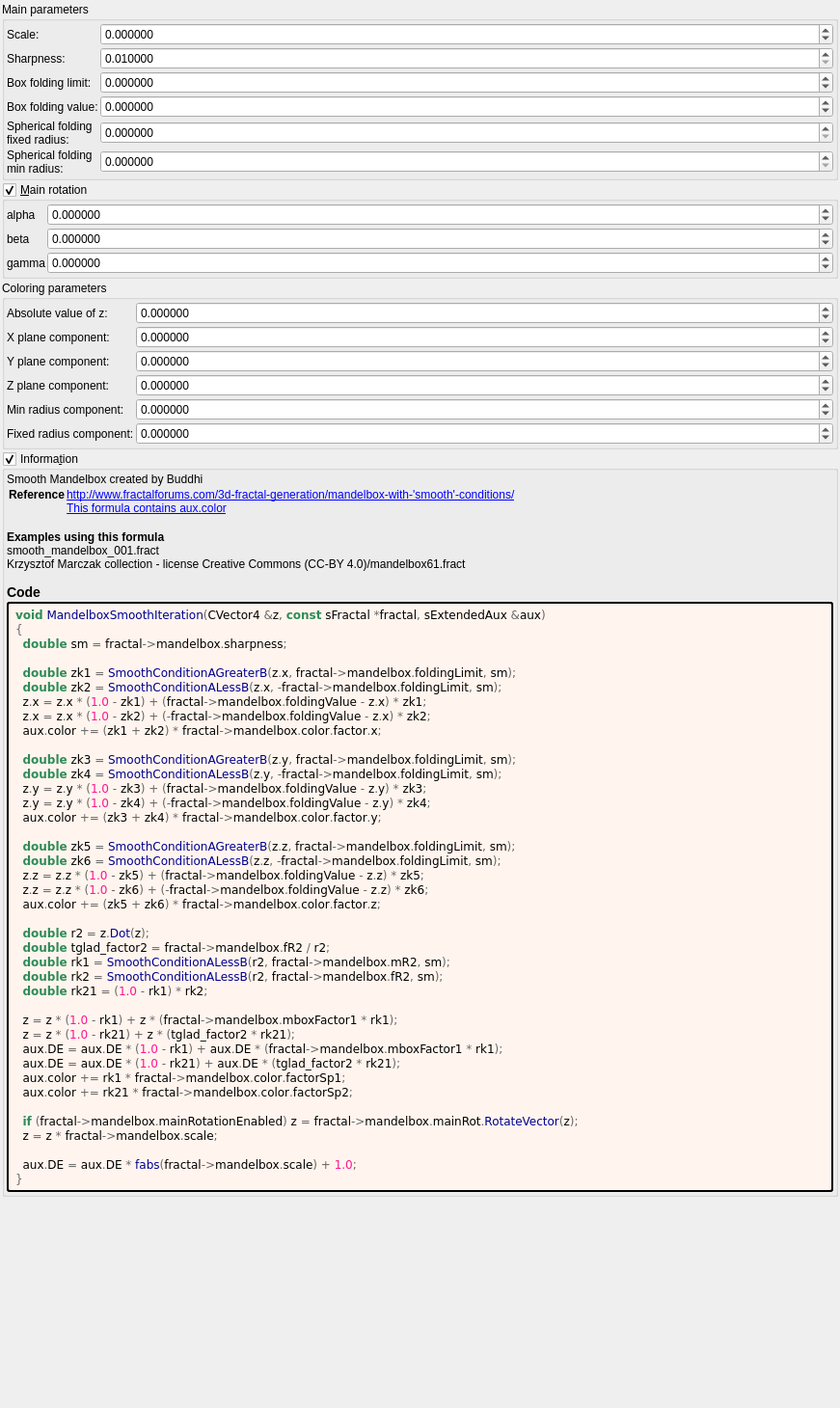
<?xml version="1.0" encoding="UTF-8"?>
<ui version="4.0">
 <class>mandelbox_smooth</class>
 <widget class="QWidget" name="Form">
  <property name="geometry">
   <rect>
    <x>0</x>
    <y>0</y>
    <width>871</width>
    <height>1460</height>
   </rect>
  </property>
  <property name="windowTitle">
   <string notr="true">mandelbox_smooth</string>
  </property>
  <layout class="QVBoxLayout" name="verticalLayout">
   <property name="spacing">
    <number>2</number>
   </property>
   <property name="leftMargin">
    <number>2</number>
   </property>
   <property name="topMargin">
    <number>2</number>
   </property>
   <property name="rightMargin">
    <number>2</number>
   </property>
   <property name="bottomMargin">
    <number>2</number>
   </property>
   <item>
    <widget class="QGroupBox" name="groupBox">
     <property name="title">
      <string>Main parameters</string>
     </property>
     <layout class="QVBoxLayout" name="verticalLayout_2">
      <property name="spacing">
       <number>2</number>
      </property>
      <property name="leftMargin">
       <number>2</number>
      </property>
      <property name="topMargin">
       <number>2</number>
      </property>
      <property name="rightMargin">
       <number>2</number>
      </property>
      <property name="bottomMargin">
       <number>2</number>
      </property>
      <item>
       <layout class="QGridLayout" name="gridLayout" columnstretch="0,1">
        <property name="spacing">
         <number>2</number>
        </property>
        <item row="3" column="1">
         <widget class="MyDoubleSpinBox" name="spinbox_mandelbox_folding_value">
          <property name="sizePolicy">
           <sizepolicy hsizetype="Minimum" vsizetype="Maximum">
            <horstretch>0</horstretch>
            <verstretch>0</verstretch>
           </sizepolicy>
          </property>
          <property name="prefix">
           <string/>
          </property>
          <property name="suffix">
           <string/>
          </property>
          <property name="decimals">
           <number>6</number>
          </property>
          <property name="minimum">
           <double>-100.000000000000000</double>
          </property>
          <property name="maximum">
           <double>100.000000000000000</double>
          </property>
          <property name="singleStep">
           <double>0.100000000000000</double>
          </property>
         </widget>
        </item>
        <item row="2" column="1">
         <widget class="MyDoubleSpinBox" name="spinbox_mandelbox_folding_limit">
          <property name="sizePolicy">
           <sizepolicy hsizetype="Minimum" vsizetype="Maximum">
            <horstretch>0</horstretch>
            <verstretch>0</verstretch>
           </sizepolicy>
          </property>
          <property name="prefix">
           <string/>
          </property>
          <property name="suffix">
           <string/>
          </property>
          <property name="decimals">
           <number>6</number>
          </property>
          <property name="minimum">
           <double>-100.000000000000000</double>
          </property>
          <property name="maximum">
           <double>100.000000000000000</double>
          </property>
          <property name="singleStep">
           <double>0.100000000000000</double>
          </property>
         </widget>
        </item>
        <item row="4" column="0">
         <widget class="QLabel" name="label_10">
          <property name="text">
           <string>Spherical folding
fixed radius:</string>
          </property>
         </widget>
        </item>
        <item row="0" column="1">
         <widget class="MyDoubleSpinBox" name="spinbox_mandelbox_scale">
          <property name="sizePolicy">
           <sizepolicy hsizetype="Minimum" vsizetype="Maximum">
            <horstretch>0</horstretch>
            <verstretch>0</verstretch>
           </sizepolicy>
          </property>
          <property name="prefix">
           <string/>
          </property>
          <property name="suffix">
           <string/>
          </property>
          <property name="decimals">
           <number>6</number>
          </property>
          <property name="minimum">
           <double>-100.000000000000000</double>
          </property>
          <property name="maximum">
           <double>100.000000000000000</double>
          </property>
          <property name="singleStep">
           <double>0.100000000000000</double>
          </property>
         </widget>
        </item>
        <item row="0" column="0">
         <widget class="QLabel" name="label_7">
          <property name="text">
           <string>Scale:</string>
          </property>
         </widget>
        </item>
        <item row="3" column="0">
         <widget class="QLabel" name="label_9">
          <property name="text">
           <string>Box folding value:</string>
          </property>
         </widget>
        </item>
        <item row="2" column="0">
         <widget class="QLabel" name="label_8">
          <property name="text">
           <string>Box folding limit:</string>
          </property>
         </widget>
        </item>
        <item row="4" column="1">
         <widget class="MyDoubleSpinBox" name="spinbox_mandelbox_folding_fixed_radius">
          <property name="sizePolicy">
           <sizepolicy hsizetype="Minimum" vsizetype="Maximum">
            <horstretch>0</horstretch>
            <verstretch>0</verstretch>
           </sizepolicy>
          </property>
          <property name="prefix">
           <string/>
          </property>
          <property name="suffix">
           <string/>
          </property>
          <property name="decimals">
           <number>6</number>
          </property>
          <property name="minimum">
           <double>0.000000000000000</double>
          </property>
          <property name="maximum">
           <double>99.998999999999995</double>
          </property>
          <property name="singleStep">
           <double>0.100000000000000</double>
          </property>
         </widget>
        </item>
        <item row="1" column="0">
         <widget class="QLabel" name="label_12">
          <property name="text">
           <string>Sharpness:</string>
          </property>
         </widget>
        </item>
        <item row="5" column="0">
         <widget class="QLabel" name="label_11">
          <property name="text">
           <string>Spherical folding
min radius:</string>
          </property>
         </widget>
        </item>
        <item row="5" column="1">
         <widget class="MyDoubleSpinBox" name="spinbox_mandelbox_folding_min_radius">
          <property name="sizePolicy">
           <sizepolicy hsizetype="Minimum" vsizetype="Maximum">
            <horstretch>0</horstretch>
            <verstretch>0</verstretch>
           </sizepolicy>
          </property>
          <property name="prefix">
           <string/>
          </property>
          <property name="suffix">
           <string/>
          </property>
          <property name="decimals">
           <number>6</number>
          </property>
          <property name="minimum">
           <double>0.000000000000000</double>
          </property>
          <property name="maximum">
           <double>99.998999999999995</double>
          </property>
          <property name="singleStep">
           <double>0.100000000000000</double>
          </property>
         </widget>
        </item>
        <item row="1" column="1">
         <widget class="MyDoubleSpinBox" name="spinbox_mandelbox_sharpness">
          <property name="sizePolicy">
           <sizepolicy hsizetype="Minimum" vsizetype="Maximum">
            <horstretch>0</horstretch>
            <verstretch>0</verstretch>
           </sizepolicy>
          </property>
          <property name="prefix">
           <string/>
          </property>
          <property name="suffix">
           <string/>
          </property>
          <property name="decimals">
           <number>6</number>
          </property>
          <property name="minimum">
           <double>0.010000000000000</double>
          </property>
          <property name="maximum">
           <double>100.000000000000000</double>
          </property>
          <property name="singleStep">
           <double>0.100000000000000</double>
          </property>
         </widget>
        </item>
       </layout>
      </item>
     </layout>
    </widget>
   </item>
   <item>
    <widget class="MyGroupBox" name="groupCheck_mandelbox_main_rotation_enabled">
     <property name="title">
      <string>&amp;Main rotation</string>
     </property>
     <property name="checkable">
      <bool>true</bool>
     </property>
     <layout class="QVBoxLayout" name="verticalLayout_3" stretch="0">
      <property name="spacing">
       <number>2</number>
      </property>
      <property name="leftMargin">
       <number>2</number>
      </property>
      <property name="topMargin">
       <number>2</number>
      </property>
      <property name="rightMargin">
       <number>2</number>
      </property>
      <property name="bottomMargin">
       <number>2</number>
      </property>
      <item>
       <layout class="QGridLayout" name="gridLayout_2" columnstretch="0,1">
        <property name="spacing">
         <number>2</number>
        </property>
        <item row="1" column="1">
         <widget class="MyDoubleSpinBox" name="spinboxd3_mandelbox_rotation_main_y">
          <property name="sizePolicy">
           <sizepolicy hsizetype="Minimum" vsizetype="Maximum">
            <horstretch>0</horstretch>
            <verstretch>0</verstretch>
           </sizepolicy>
          </property>
          <property name="prefix">
           <string/>
          </property>
          <property name="suffix">
           <string/>
          </property>
          <property name="decimals">
           <number>6</number>
          </property>
          <property name="minimum">
           <double>-36000.000000000000000</double>
          </property>
          <property name="maximum">
           <double>36000.000000000000000</double>
          </property>
          <property name="singleStep">
           <double>1.000000000000000</double>
          </property>
         </widget>
        </item>
        <item row="2" column="1">
         <widget class="MyDoubleSpinBox" name="spinboxd3_mandelbox_rotation_main_z">
          <property name="sizePolicy">
           <sizepolicy hsizetype="Minimum" vsizetype="Maximum">
            <horstretch>0</horstretch>
            <verstretch>0</verstretch>
           </sizepolicy>
          </property>
          <property name="prefix">
           <string/>
          </property>
          <property name="suffix">
           <string/>
          </property>
          <property name="decimals">
           <number>6</number>
          </property>
          <property name="minimum">
           <double>-36000.000000000000000</double>
          </property>
          <property name="maximum">
           <double>36000.000000000000000</double>
          </property>
          <property name="singleStep">
           <double>1.000000000000000</double>
          </property>
         </widget>
        </item>
        <item row="0" column="1">
         <widget class="MyDoubleSpinBox" name="spinboxd3_mandelbox_rotation_main_x">
          <property name="sizePolicy">
           <sizepolicy hsizetype="Minimum" vsizetype="Maximum">
            <horstretch>0</horstretch>
            <verstretch>0</verstretch>
           </sizepolicy>
          </property>
          <property name="prefix">
           <string/>
          </property>
          <property name="suffix">
           <string/>
          </property>
          <property name="decimals">
           <number>6</number>
          </property>
          <property name="minimum">
           <double>-36000.000000000000000</double>
          </property>
          <property name="maximum">
           <double>36000.000000000000000</double>
          </property>
          <property name="singleStep">
           <double>1.000000000000000</double>
          </property>
         </widget>
        </item>
        <item row="2" column="0">
         <widget class="QLabel" name="label_15">
          <property name="text">
           <string notr="true">gamma</string>
          </property>
         </widget>
        </item>
        <item row="0" column="0">
         <widget class="QLabel" name="label_13">
          <property name="text">
           <string notr="true">alpha</string>
          </property>
         </widget>
        </item>
        <item row="1" column="0">
         <widget class="QLabel" name="label_14">
          <property name="text">
           <string notr="true">beta</string>
          </property>
         </widget>
        </item>
       </layout>
      </item>
     </layout>
    </widget>
   </item>
   <item>
    <widget class="QGroupBox" name="groupBox_4">
     <property name="title">
      <string>Coloring parameters</string>
     </property>
     <layout class="QGridLayout" name="gridLayout_5">
      <property name="leftMargin">
       <number>2</number>
      </property>
      <property name="topMargin">
       <number>2</number>
      </property>
      <property name="rightMargin">
       <number>2</number>
      </property>
      <property name="bottomMargin">
       <number>2</number>
      </property>
      <property name="spacing">
       <number>2</number>
      </property>
      <item row="0" column="0">
       <layout class="QGridLayout" name="gridLayout_4" columnstretch="0,1">
        <property name="spacing">
         <number>2</number>
        </property>
        <item row="0" column="1">
         <widget class="MyDoubleSpinBox" name="spinbox_mandelbox_color_R">
          <property name="sizePolicy">
           <sizepolicy hsizetype="Minimum" vsizetype="Maximum">
            <horstretch>0</horstretch>
            <verstretch>0</verstretch>
           </sizepolicy>
          </property>
          <property name="prefix">
           <string/>
          </property>
          <property name="suffix">
           <string/>
          </property>
          <property name="decimals">
           <number>6</number>
          </property>
          <property name="minimum">
           <double>-100.000000000000000</double>
          </property>
          <property name="maximum">
           <double>100.000000000000000</double>
          </property>
          <property name="singleStep">
           <double>0.100000000000000</double>
          </property>
         </widget>
        </item>
        <item row="4" column="0">
         <widget class="QLabel" name="label_28">
          <property name="text">
           <string>Min radius component:</string>
          </property>
         </widget>
        </item>
        <item row="1" column="0">
         <widget class="QLabel" name="label_25">
          <property name="text">
           <string>X plane component:</string>
          </property>
         </widget>
        </item>
        <item row="2" column="1">
         <widget class="MyDoubleSpinBox" name="spinbox3_mandelbox_color_y">
          <property name="sizePolicy">
           <sizepolicy hsizetype="Minimum" vsizetype="Maximum">
            <horstretch>0</horstretch>
            <verstretch>0</verstretch>
           </sizepolicy>
          </property>
          <property name="prefix">
           <string/>
          </property>
          <property name="suffix">
           <string/>
          </property>
          <property name="decimals">
           <number>6</number>
          </property>
          <property name="minimum">
           <double>-100.000000000000000</double>
          </property>
          <property name="maximum">
           <double>100.000000000000000</double>
          </property>
          <property name="singleStep">
           <double>0.100000000000000</double>
          </property>
         </widget>
        </item>
        <item row="2" column="0">
         <widget class="QLabel" name="label_26">
          <property name="text">
           <string>Y plane component:</string>
          </property>
         </widget>
        </item>
        <item row="3" column="0">
         <widget class="QLabel" name="label_27">
          <property name="text">
           <string>Z plane component:</string>
          </property>
         </widget>
        </item>
        <item row="0" column="0">
         <widget class="QLabel" name="label_24">
          <property name="text">
           <string>Absolute value of z:</string>
          </property>
         </widget>
        </item>
        <item row="1" column="1">
         <widget class="MyDoubleSpinBox" name="spinbox3_mandelbox_color_x">
          <property name="sizePolicy">
           <sizepolicy hsizetype="Minimum" vsizetype="Maximum">
            <horstretch>0</horstretch>
            <verstretch>0</verstretch>
           </sizepolicy>
          </property>
          <property name="prefix">
           <string/>
          </property>
          <property name="suffix">
           <string/>
          </property>
          <property name="decimals">
           <number>6</number>
          </property>
          <property name="minimum">
           <double>-100.000000000000000</double>
          </property>
          <property name="maximum">
           <double>100.000000000000000</double>
          </property>
          <property name="singleStep">
           <double>0.100000000000000</double>
          </property>
         </widget>
        </item>
        <item row="5" column="0">
         <widget class="QLabel" name="label_29">
          <property name="text">
           <string>Fixed radius component:</string>
          </property>
         </widget>
        </item>
        <item row="5" column="1">
         <widget class="MyDoubleSpinBox" name="spinbox_mandelbox_color_Sp2">
          <property name="sizePolicy">
           <sizepolicy hsizetype="Minimum" vsizetype="Maximum">
            <horstretch>0</horstretch>
            <verstretch>0</verstretch>
           </sizepolicy>
          </property>
          <property name="prefix">
           <string/>
          </property>
          <property name="suffix">
           <string/>
          </property>
          <property name="decimals">
           <number>6</number>
          </property>
          <property name="minimum">
           <double>-100.000000000000000</double>
          </property>
          <property name="maximum">
           <double>100.000000000000000</double>
          </property>
          <property name="singleStep">
           <double>0.100000000000000</double>
          </property>
         </widget>
        </item>
        <item row="3" column="1">
         <widget class="MyDoubleSpinBox" name="spinbox3_mandelbox_color_z">
          <property name="sizePolicy">
           <sizepolicy hsizetype="Minimum" vsizetype="Maximum">
            <horstretch>0</horstretch>
            <verstretch>0</verstretch>
           </sizepolicy>
          </property>
          <property name="prefix">
           <string/>
          </property>
          <property name="suffix">
           <string/>
          </property>
          <property name="decimals">
           <number>6</number>
          </property>
          <property name="minimum">
           <double>-100.000000000000000</double>
          </property>
          <property name="maximum">
           <double>100.000000000000000</double>
          </property>
          <property name="singleStep">
           <double>0.100000000000000</double>
          </property>
         </widget>
        </item>
        <item row="4" column="1">
         <widget class="MyDoubleSpinBox" name="spinbox_mandelbox_color_Sp1">
          <property name="sizePolicy">
           <sizepolicy hsizetype="Minimum" vsizetype="Maximum">
            <horstretch>0</horstretch>
            <verstretch>0</verstretch>
           </sizepolicy>
          </property>
          <property name="prefix">
           <string/>
          </property>
          <property name="suffix">
           <string/>
          </property>
          <property name="decimals">
           <number>6</number>
          </property>
          <property name="minimum">
           <double>-100.000000000000000</double>
          </property>
          <property name="maximum">
           <double>100.000000000000000</double>
          </property>
          <property name="singleStep">
           <double>0.100000000000000</double>
          </property>
         </widget>
        </item>
       </layout>
      </item>
     </layout>
    </widget>
   </item>
   <item>
    <widget class="MyGroupBox" name="groupCheck_info">
     <property name="title">
      <string>Informa&amp;tion</string>
     </property>
     <property name="flat">
      <bool>false</bool>
     </property>
     <property name="checkable">
      <bool>true</bool>
     </property>
     <layout class="QVBoxLayout" name="verticalLayout_4">
      <property name="spacing">
       <number>2</number>
      </property>
      <property name="leftMargin">
       <number>2</number>
      </property>
      <property name="topMargin">
       <number>2</number>
      </property>
      <property name="rightMargin">
       <number>2</number>
      </property>
      <property name="bottomMargin">
       <number>2</number>
      </property>
      <item>
       <widget class="QLabel" name="label_information_general">
        <property name="text">
         <string notr="true">&lt;p&gt;Smooth Mandelbox created by Buddhi&lt;/p&gt;&lt;table&gt;
&lt;tr&gt;&lt;th&gt;Reference&lt;/th&gt;&lt;td&gt;&lt;a href=&quot;http://www.fractalforums.com/3d-fractal-generation/mandelbox-with-&#039;smooth&#039;-conditions/&quot;&gt;http://www.fractalforums.com/3d-fractal-generation/mandelbox-with-&#039;smooth&#039;-conditions/&lt;br&gt;
&lt;a href=&quot;This formula contains aux.color&quot;&gt;This formula contains aux.color&lt;br&gt;
&lt;/td&gt;&lt;/tr&gt;
&lt;/table&gt;
&lt;br&gt;&lt;b&gt;Examples using this formula&lt;/b&gt;&lt;br&gt;smooth_mandelbox_001.fract&lt;br&gt;Krzysztof Marczak collection - license Creative Commons (CC-BY 4.0)/mandelbox61.fract&lt;h3&gt;Code&lt;/h3&gt;</string>
        </property>
        <property name="wordWrap">
         <bool>true</bool>
        </property>
        <property name="openExternalLinks">
         <bool>true</bool>
        </property>
        <property name="textInteractionFlags">
         <set>Qt::LinksAccessibleByMouse|Qt::TextSelectableByMouse</set>
        </property>
       </widget>
      </item>
      <item>
       <widget class="QLabel" name="label_code_content">
        <property name="styleSheet">
         <string notr="true">border-style: outset; border-width: 2px; border-radius: 3px; border-color: black; background-color: #fff5ee; padding: 4px;</string>
        </property>
        <property name="text">
         <string notr="true">&lt;body style=&quot;background-color:#fff5ee&quot;&gt;
&lt;pre style=&quot;color:#000000; background-color:#fff5ee;  font-family:&#039;Courier New&#039;,monospace;&quot;&gt;&lt;span style=&quot;color:#2e8b57; font-weight:bold&quot;&gt;void&lt;/span&gt; &lt;span style=&quot;color:#00008f&quot;&gt;MandelboxSmoothIteration&lt;/span&gt;&lt;span style=&quot;color:#676767&quot;&gt;(&lt;/span&gt;CVector4 &lt;span style=&quot;color:#676767&quot;&gt;&amp;amp;&lt;/span&gt;z&lt;span style=&quot;color:#676767&quot;&gt;,&lt;/span&gt; &lt;span style=&quot;color:#2e8b57; font-weight:bold&quot;&gt;const&lt;/span&gt; sFractal &lt;span style=&quot;color:#676767&quot;&gt;*&lt;/span&gt;fractal&lt;span style=&quot;color:#676767&quot;&gt;,&lt;/span&gt; sExtendedAux &lt;span style=&quot;color:#676767&quot;&gt;&amp;amp;&lt;/span&gt;aux&lt;span style=&quot;color:#676767&quot;&gt;)&lt;/span&gt;
&lt;span style=&quot;color:#676767&quot;&gt;{&lt;/span&gt;
  &lt;span style=&quot;color:#2e8b57; font-weight:bold&quot;&gt;double&lt;/span&gt; sm &lt;span style=&quot;color:#676767&quot;&gt;=&lt;/span&gt; fractal&lt;span style=&quot;color:#676767&quot;&gt;-&amp;gt;&lt;/span&gt;mandelbox&lt;span style=&quot;color:#676767&quot;&gt;.&lt;/span&gt;sharpness&lt;span style=&quot;color:#676767&quot;&gt;;&lt;/span&gt;

  &lt;span style=&quot;color:#2e8b57; font-weight:bold&quot;&gt;double&lt;/span&gt; zk1 &lt;span style=&quot;color:#676767&quot;&gt;=&lt;/span&gt; &lt;span style=&quot;color:#00008f&quot;&gt;SmoothConditionAGreaterB&lt;/span&gt;&lt;span style=&quot;color:#676767&quot;&gt;(&lt;/span&gt;z&lt;span style=&quot;color:#676767&quot;&gt;.&lt;/span&gt;x&lt;span style=&quot;color:#676767&quot;&gt;,&lt;/span&gt; fractal&lt;span style=&quot;color:#676767&quot;&gt;-&amp;gt;&lt;/span&gt;mandelbox&lt;span style=&quot;color:#676767&quot;&gt;.&lt;/span&gt;foldingLimit&lt;span style=&quot;color:#676767&quot;&gt;,&lt;/span&gt; sm&lt;span style=&quot;color:#676767&quot;&gt;);&lt;/span&gt;
  &lt;span style=&quot;color:#2e8b57; font-weight:bold&quot;&gt;double&lt;/span&gt; zk2 &lt;span style=&quot;color:#676767&quot;&gt;=&lt;/span&gt; &lt;span style=&quot;color:#00008f&quot;&gt;SmoothConditionALessB&lt;/span&gt;&lt;span style=&quot;color:#676767&quot;&gt;(&lt;/span&gt;z&lt;span style=&quot;color:#676767&quot;&gt;.&lt;/span&gt;x&lt;span style=&quot;color:#676767&quot;&gt;, -&lt;/span&gt;fractal&lt;span style=&quot;color:#676767&quot;&gt;-&amp;gt;&lt;/span&gt;mandelbox&lt;span style=&quot;color:#676767&quot;&gt;.&lt;/span&gt;foldingLimit&lt;span style=&quot;color:#676767&quot;&gt;,&lt;/span&gt; sm&lt;span style=&quot;color:#676767&quot;&gt;);&lt;/span&gt;
  z&lt;span style=&quot;color:#676767&quot;&gt;.&lt;/span&gt;x &lt;span style=&quot;color:#676767&quot;&gt;=&lt;/span&gt; z&lt;span style=&quot;color:#676767&quot;&gt;.&lt;/span&gt;x &lt;span style=&quot;color:#676767&quot;&gt;* (&lt;/span&gt;&lt;span style=&quot;color:#ff1493&quot;&gt;1.0&lt;/span&gt; &lt;span style=&quot;color:#676767&quot;&gt;-&lt;/span&gt; zk1&lt;span style=&quot;color:#676767&quot;&gt;) + (&lt;/span&gt;fractal&lt;span style=&quot;color:#676767&quot;&gt;-&amp;gt;&lt;/span&gt;mandelbox&lt;span style=&quot;color:#676767&quot;&gt;.&lt;/span&gt;foldingValue &lt;span style=&quot;color:#676767&quot;&gt;-&lt;/span&gt; z&lt;span style=&quot;color:#676767&quot;&gt;.&lt;/span&gt;x&lt;span style=&quot;color:#676767&quot;&gt;) *&lt;/span&gt; zk1&lt;span style=&quot;color:#676767&quot;&gt;;&lt;/span&gt;
  z&lt;span style=&quot;color:#676767&quot;&gt;.&lt;/span&gt;x &lt;span style=&quot;color:#676767&quot;&gt;=&lt;/span&gt; z&lt;span style=&quot;color:#676767&quot;&gt;.&lt;/span&gt;x &lt;span style=&quot;color:#676767&quot;&gt;* (&lt;/span&gt;&lt;span style=&quot;color:#ff1493&quot;&gt;1.0&lt;/span&gt; &lt;span style=&quot;color:#676767&quot;&gt;-&lt;/span&gt; zk2&lt;span style=&quot;color:#676767&quot;&gt;) + (-&lt;/span&gt;fractal&lt;span style=&quot;color:#676767&quot;&gt;-&amp;gt;&lt;/span&gt;mandelbox&lt;span style=&quot;color:#676767&quot;&gt;.&lt;/span&gt;foldingValue &lt;span style=&quot;color:#676767&quot;&gt;-&lt;/span&gt; z&lt;span style=&quot;color:#676767&quot;&gt;.&lt;/span&gt;x&lt;span style=&quot;color:#676767&quot;&gt;) *&lt;/span&gt; zk2&lt;span style=&quot;color:#676767&quot;&gt;;&lt;/span&gt;
  aux&lt;span style=&quot;color:#676767&quot;&gt;.&lt;/span&gt;color &lt;span style=&quot;color:#676767&quot;&gt;+= (&lt;/span&gt;zk1 &lt;span style=&quot;color:#676767&quot;&gt;+&lt;/span&gt; zk2&lt;span style=&quot;color:#676767&quot;&gt;) *&lt;/span&gt; fractal&lt;span style=&quot;color:#676767&quot;&gt;-&amp;gt;&lt;/span&gt;mandelbox&lt;span style=&quot;color:#676767&quot;&gt;.&lt;/span&gt;color&lt;span style=&quot;color:#676767&quot;&gt;.&lt;/span&gt;factor&lt;span style=&quot;color:#676767&quot;&gt;.&lt;/span&gt;x&lt;span style=&quot;color:#676767&quot;&gt;;&lt;/span&gt;

  &lt;span style=&quot;color:#2e8b57; font-weight:bold&quot;&gt;double&lt;/span&gt; zk3 &lt;span style=&quot;color:#676767&quot;&gt;=&lt;/span&gt; &lt;span style=&quot;color:#00008f&quot;&gt;SmoothConditionAGreaterB&lt;/span&gt;&lt;span style=&quot;color:#676767&quot;&gt;(&lt;/span&gt;z&lt;span style=&quot;color:#676767&quot;&gt;.&lt;/span&gt;y&lt;span style=&quot;color:#676767&quot;&gt;,&lt;/span&gt; fractal&lt;span style=&quot;color:#676767&quot;&gt;-&amp;gt;&lt;/span&gt;mandelbox&lt;span style=&quot;color:#676767&quot;&gt;.&lt;/span&gt;foldingLimit&lt;span style=&quot;color:#676767&quot;&gt;,&lt;/span&gt; sm&lt;span style=&quot;color:#676767&quot;&gt;);&lt;/span&gt;
  &lt;span style=&quot;color:#2e8b57; font-weight:bold&quot;&gt;double&lt;/span&gt; zk4 &lt;span style=&quot;color:#676767&quot;&gt;=&lt;/span&gt; &lt;span style=&quot;color:#00008f&quot;&gt;SmoothConditionALessB&lt;/span&gt;&lt;span style=&quot;color:#676767&quot;&gt;(&lt;/span&gt;z&lt;span style=&quot;color:#676767&quot;&gt;.&lt;/span&gt;y&lt;span style=&quot;color:#676767&quot;&gt;, -&lt;/span&gt;fractal&lt;span style=&quot;color:#676767&quot;&gt;-&amp;gt;&lt;/span&gt;mandelbox&lt;span style=&quot;color:#676767&quot;&gt;.&lt;/span&gt;foldingLimit&lt;span style=&quot;color:#676767&quot;&gt;,&lt;/span&gt; sm&lt;span style=&quot;color:#676767&quot;&gt;);&lt;/span&gt;
  z&lt;span style=&quot;color:#676767&quot;&gt;.&lt;/span&gt;y &lt;span style=&quot;color:#676767&quot;&gt;=&lt;/span&gt; z&lt;span style=&quot;color:#676767&quot;&gt;.&lt;/span&gt;y &lt;span style=&quot;color:#676767&quot;&gt;* (&lt;/span&gt;&lt;span style=&quot;color:#ff1493&quot;&gt;1.0&lt;/span&gt; &lt;span style=&quot;color:#676767&quot;&gt;-&lt;/span&gt; zk3&lt;span style=&quot;color:#676767&quot;&gt;) + (&lt;/span&gt;fractal&lt;span style=&quot;color:#676767&quot;&gt;-&amp;gt;&lt;/span&gt;mandelbox&lt;span style=&quot;color:#676767&quot;&gt;.&lt;/span&gt;foldingValue &lt;span style=&quot;color:#676767&quot;&gt;-&lt;/span&gt; z&lt;span style=&quot;color:#676767&quot;&gt;.&lt;/span&gt;y&lt;span style=&quot;color:#676767&quot;&gt;) *&lt;/span&gt; zk3&lt;span style=&quot;color:#676767&quot;&gt;;&lt;/span&gt;
  z&lt;span style=&quot;color:#676767&quot;&gt;.&lt;/span&gt;y &lt;span style=&quot;color:#676767&quot;&gt;=&lt;/span&gt; z&lt;span style=&quot;color:#676767&quot;&gt;.&lt;/span&gt;y &lt;span style=&quot;color:#676767&quot;&gt;* (&lt;/span&gt;&lt;span style=&quot;color:#ff1493&quot;&gt;1.0&lt;/span&gt; &lt;span style=&quot;color:#676767&quot;&gt;-&lt;/span&gt; zk4&lt;span style=&quot;color:#676767&quot;&gt;) + (-&lt;/span&gt;fractal&lt;span style=&quot;color:#676767&quot;&gt;-&amp;gt;&lt;/span&gt;mandelbox&lt;span style=&quot;color:#676767&quot;&gt;.&lt;/span&gt;foldingValue &lt;span style=&quot;color:#676767&quot;&gt;-&lt;/span&gt; z&lt;span style=&quot;color:#676767&quot;&gt;.&lt;/span&gt;y&lt;span style=&quot;color:#676767&quot;&gt;) *&lt;/span&gt; zk4&lt;span style=&quot;color:#676767&quot;&gt;;&lt;/span&gt;
  aux&lt;span style=&quot;color:#676767&quot;&gt;.&lt;/span&gt;color &lt;span style=&quot;color:#676767&quot;&gt;+= (&lt;/span&gt;zk3 &lt;span style=&quot;color:#676767&quot;&gt;+&lt;/span&gt; zk4&lt;span style=&quot;color:#676767&quot;&gt;) *&lt;/span&gt; fractal&lt;span style=&quot;color:#676767&quot;&gt;-&amp;gt;&lt;/span&gt;mandelbox&lt;span style=&quot;color:#676767&quot;&gt;.&lt;/span&gt;color&lt;span style=&quot;color:#676767&quot;&gt;.&lt;/span&gt;factor&lt;span style=&quot;color:#676767&quot;&gt;.&lt;/span&gt;y&lt;span style=&quot;color:#676767&quot;&gt;;&lt;/span&gt;

  &lt;span style=&quot;color:#2e8b57; font-weight:bold&quot;&gt;double&lt;/span&gt; zk5 &lt;span style=&quot;color:#676767&quot;&gt;=&lt;/span&gt; &lt;span style=&quot;color:#00008f&quot;&gt;SmoothConditionAGreaterB&lt;/span&gt;&lt;span style=&quot;color:#676767&quot;&gt;(&lt;/span&gt;z&lt;span style=&quot;color:#676767&quot;&gt;.&lt;/span&gt;z&lt;span style=&quot;color:#676767&quot;&gt;,&lt;/span&gt; fractal&lt;span style=&quot;color:#676767&quot;&gt;-&amp;gt;&lt;/span&gt;mandelbox&lt;span style=&quot;color:#676767&quot;&gt;.&lt;/span&gt;foldingLimit&lt;span style=&quot;color:#676767&quot;&gt;,&lt;/span&gt; sm&lt;span style=&quot;color:#676767&quot;&gt;);&lt;/span&gt;
  &lt;span style=&quot;color:#2e8b57; font-weight:bold&quot;&gt;double&lt;/span&gt; zk6 &lt;span style=&quot;color:#676767&quot;&gt;=&lt;/span&gt; &lt;span style=&quot;color:#00008f&quot;&gt;SmoothConditionALessB&lt;/span&gt;&lt;span style=&quot;color:#676767&quot;&gt;(&lt;/span&gt;z&lt;span style=&quot;color:#676767&quot;&gt;.&lt;/span&gt;z&lt;span style=&quot;color:#676767&quot;&gt;, -&lt;/span&gt;fractal&lt;span style=&quot;color:#676767&quot;&gt;-&amp;gt;&lt;/span&gt;mandelbox&lt;span style=&quot;color:#676767&quot;&gt;.&lt;/span&gt;foldingLimit&lt;span style=&quot;color:#676767&quot;&gt;,&lt;/span&gt; sm&lt;span style=&quot;color:#676767&quot;&gt;);&lt;/span&gt;
  z&lt;span style=&quot;color:#676767&quot;&gt;.&lt;/span&gt;z &lt;span style=&quot;color:#676767&quot;&gt;=&lt;/span&gt; z&lt;span style=&quot;color:#676767&quot;&gt;.&lt;/span&gt;z &lt;span style=&quot;color:#676767&quot;&gt;* (&lt;/span&gt;&lt;span style=&quot;color:#ff1493&quot;&gt;1.0&lt;/span&gt; &lt;span style=&quot;color:#676767&quot;&gt;-&lt;/span&gt; zk5&lt;span style=&quot;color:#676767&quot;&gt;) + (&lt;/span&gt;fractal&lt;span style=&quot;color:#676767&quot;&gt;-&amp;gt;&lt;/span&gt;mandelbox&lt;span style=&quot;color:#676767&quot;&gt;.&lt;/span&gt;foldingValue &lt;span style=&quot;color:#676767&quot;&gt;-&lt;/span&gt; z&lt;span style=&quot;color:#676767&quot;&gt;.&lt;/span&gt;z&lt;span style=&quot;color:#676767&quot;&gt;) *&lt;/span&gt; zk5&lt;span style=&quot;color:#676767&quot;&gt;;&lt;/span&gt;
  z&lt;span style=&quot;color:#676767&quot;&gt;.&lt;/span&gt;z &lt;span style=&quot;color:#676767&quot;&gt;=&lt;/span&gt; z&lt;span style=&quot;color:#676767&quot;&gt;.&lt;/span&gt;z &lt;span style=&quot;color:#676767&quot;&gt;* (&lt;/span&gt;&lt;span style=&quot;color:#ff1493&quot;&gt;1.0&lt;/span&gt; &lt;span style=&quot;color:#676767&quot;&gt;-&lt;/span&gt; zk6&lt;span style=&quot;color:#676767&quot;&gt;) + (-&lt;/span&gt;fractal&lt;span style=&quot;color:#676767&quot;&gt;-&amp;gt;&lt;/span&gt;mandelbox&lt;span style=&quot;color:#676767&quot;&gt;.&lt;/span&gt;foldingValue &lt;span style=&quot;color:#676767&quot;&gt;-&lt;/span&gt; z&lt;span style=&quot;color:#676767&quot;&gt;.&lt;/span&gt;z&lt;span style=&quot;color:#676767&quot;&gt;) *&lt;/span&gt; zk6&lt;span style=&quot;color:#676767&quot;&gt;;&lt;/span&gt;
  aux&lt;span style=&quot;color:#676767&quot;&gt;.&lt;/span&gt;color &lt;span style=&quot;color:#676767&quot;&gt;+= (&lt;/span&gt;zk5 &lt;span style=&quot;color:#676767&quot;&gt;+&lt;/span&gt; zk6&lt;span style=&quot;color:#676767&quot;&gt;) *&lt;/span&gt; fractal&lt;span style=&quot;color:#676767&quot;&gt;-&amp;gt;&lt;/span&gt;mandelbox&lt;span style=&quot;color:#676767&quot;&gt;.&lt;/span&gt;color&lt;span style=&quot;color:#676767&quot;&gt;.&lt;/span&gt;factor&lt;span style=&quot;color:#676767&quot;&gt;.&lt;/span&gt;z&lt;span style=&quot;color:#676767&quot;&gt;;&lt;/span&gt;

  &lt;span style=&quot;color:#2e8b57; font-weight:bold&quot;&gt;double&lt;/span&gt; r2 &lt;span style=&quot;color:#676767&quot;&gt;=&lt;/span&gt; z&lt;span style=&quot;color:#676767&quot;&gt;.&lt;/span&gt;&lt;span style=&quot;color:#00008f&quot;&gt;Dot&lt;/span&gt;&lt;span style=&quot;color:#676767&quot;&gt;(&lt;/span&gt;z&lt;span style=&quot;color:#676767&quot;&gt;);&lt;/span&gt;
  &lt;span style=&quot;color:#2e8b57; font-weight:bold&quot;&gt;double&lt;/span&gt; tglad_factor2 &lt;span style=&quot;color:#676767&quot;&gt;=&lt;/span&gt; fractal&lt;span style=&quot;color:#676767&quot;&gt;-&amp;gt;&lt;/span&gt;mandelbox&lt;span style=&quot;color:#676767&quot;&gt;.&lt;/span&gt;fR2 &lt;span style=&quot;color:#676767&quot;&gt;/&lt;/span&gt; r2&lt;span style=&quot;color:#676767&quot;&gt;;&lt;/span&gt;
  &lt;span style=&quot;color:#2e8b57; font-weight:bold&quot;&gt;double&lt;/span&gt; rk1 &lt;span style=&quot;color:#676767&quot;&gt;=&lt;/span&gt; &lt;span style=&quot;color:#00008f&quot;&gt;SmoothConditionALessB&lt;/span&gt;&lt;span style=&quot;color:#676767&quot;&gt;(&lt;/span&gt;r2&lt;span style=&quot;color:#676767&quot;&gt;,&lt;/span&gt; fractal&lt;span style=&quot;color:#676767&quot;&gt;-&amp;gt;&lt;/span&gt;mandelbox&lt;span style=&quot;color:#676767&quot;&gt;.&lt;/span&gt;mR2&lt;span style=&quot;color:#676767&quot;&gt;,&lt;/span&gt; sm&lt;span style=&quot;color:#676767&quot;&gt;);&lt;/span&gt;
  &lt;span style=&quot;color:#2e8b57; font-weight:bold&quot;&gt;double&lt;/span&gt; rk2 &lt;span style=&quot;color:#676767&quot;&gt;=&lt;/span&gt; &lt;span style=&quot;color:#00008f&quot;&gt;SmoothConditionALessB&lt;/span&gt;&lt;span style=&quot;color:#676767&quot;&gt;(&lt;/span&gt;r2&lt;span style=&quot;color:#676767&quot;&gt;,&lt;/span&gt; fractal&lt;span style=&quot;color:#676767&quot;&gt;-&amp;gt;&lt;/span&gt;mandelbox&lt;span style=&quot;color:#676767&quot;&gt;.&lt;/span&gt;fR2&lt;span style=&quot;color:#676767&quot;&gt;,&lt;/span&gt; sm&lt;span style=&quot;color:#676767&quot;&gt;);&lt;/span&gt;
  &lt;span style=&quot;color:#2e8b57; font-weight:bold&quot;&gt;double&lt;/span&gt; rk21 &lt;span style=&quot;color:#676767&quot;&gt;= (&lt;/span&gt;&lt;span style=&quot;color:#ff1493&quot;&gt;1.0&lt;/span&gt; &lt;span style=&quot;color:#676767&quot;&gt;-&lt;/span&gt; rk1&lt;span style=&quot;color:#676767&quot;&gt;) *&lt;/span&gt; rk2&lt;span style=&quot;color:#676767&quot;&gt;;&lt;/span&gt;

  z &lt;span style=&quot;color:#676767&quot;&gt;=&lt;/span&gt; z &lt;span style=&quot;color:#676767&quot;&gt;* (&lt;/span&gt;&lt;span style=&quot;color:#ff1493&quot;&gt;1.0&lt;/span&gt; &lt;span style=&quot;color:#676767&quot;&gt;-&lt;/span&gt; rk1&lt;span style=&quot;color:#676767&quot;&gt;) +&lt;/span&gt; z &lt;span style=&quot;color:#676767&quot;&gt;* (&lt;/span&gt;fractal&lt;span style=&quot;color:#676767&quot;&gt;-&amp;gt;&lt;/span&gt;mandelbox&lt;span style=&quot;color:#676767&quot;&gt;.&lt;/span&gt;mboxFactor1 &lt;span style=&quot;color:#676767&quot;&gt;*&lt;/span&gt; rk1&lt;span style=&quot;color:#676767&quot;&gt;);&lt;/span&gt;
  z &lt;span style=&quot;color:#676767&quot;&gt;=&lt;/span&gt; z &lt;span style=&quot;color:#676767&quot;&gt;* (&lt;/span&gt;&lt;span style=&quot;color:#ff1493&quot;&gt;1.0&lt;/span&gt; &lt;span style=&quot;color:#676767&quot;&gt;-&lt;/span&gt; rk21&lt;span style=&quot;color:#676767&quot;&gt;) +&lt;/span&gt; z &lt;span style=&quot;color:#676767&quot;&gt;* (&lt;/span&gt;tglad_factor2 &lt;span style=&quot;color:#676767&quot;&gt;*&lt;/span&gt; rk21&lt;span style=&quot;color:#676767&quot;&gt;);&lt;/span&gt;
  aux&lt;span style=&quot;color:#676767&quot;&gt;.&lt;/span&gt;DE &lt;span style=&quot;color:#676767&quot;&gt;=&lt;/span&gt; aux&lt;span style=&quot;color:#676767&quot;&gt;.&lt;/span&gt;DE &lt;span style=&quot;color:#676767&quot;&gt;* (&lt;/span&gt;&lt;span style=&quot;color:#ff1493&quot;&gt;1.0&lt;/span&gt; &lt;span style=&quot;color:#676767&quot;&gt;-&lt;/span&gt; rk1&lt;span style=&quot;color:#676767&quot;&gt;) +&lt;/span&gt; aux&lt;span style=&quot;color:#676767&quot;&gt;.&lt;/span&gt;DE &lt;span style=&quot;color:#676767&quot;&gt;* (&lt;/span&gt;fractal&lt;span style=&quot;color:#676767&quot;&gt;-&amp;gt;&lt;/span&gt;mandelbox&lt;span style=&quot;color:#676767&quot;&gt;.&lt;/span&gt;mboxFactor1 &lt;span style=&quot;color:#676767&quot;&gt;*&lt;/span&gt; rk1&lt;span style=&quot;color:#676767&quot;&gt;);&lt;/span&gt;
  aux&lt;span style=&quot;color:#676767&quot;&gt;.&lt;/span&gt;DE &lt;span style=&quot;color:#676767&quot;&gt;=&lt;/span&gt; aux&lt;span style=&quot;color:#676767&quot;&gt;.&lt;/span&gt;DE &lt;span style=&quot;color:#676767&quot;&gt;* (&lt;/span&gt;&lt;span style=&quot;color:#ff1493&quot;&gt;1.0&lt;/span&gt; &lt;span style=&quot;color:#676767&quot;&gt;-&lt;/span&gt; rk21&lt;span style=&quot;color:#676767&quot;&gt;) +&lt;/span&gt; aux&lt;span style=&quot;color:#676767&quot;&gt;.&lt;/span&gt;DE &lt;span style=&quot;color:#676767&quot;&gt;* (&lt;/span&gt;tglad_factor2 &lt;span style=&quot;color:#676767&quot;&gt;*&lt;/span&gt; rk21&lt;span style=&quot;color:#676767&quot;&gt;);&lt;/span&gt;
  aux&lt;span style=&quot;color:#676767&quot;&gt;.&lt;/span&gt;color &lt;span style=&quot;color:#676767&quot;&gt;+=&lt;/span&gt; rk1 &lt;span style=&quot;color:#676767&quot;&gt;*&lt;/span&gt; fractal&lt;span style=&quot;color:#676767&quot;&gt;-&amp;gt;&lt;/span&gt;mandelbox&lt;span style=&quot;color:#676767&quot;&gt;.&lt;/span&gt;color&lt;span style=&quot;color:#676767&quot;&gt;.&lt;/span&gt;factorSp1&lt;span style=&quot;color:#676767&quot;&gt;;&lt;/span&gt;
  aux&lt;span style=&quot;color:#676767&quot;&gt;.&lt;/span&gt;color &lt;span style=&quot;color:#676767&quot;&gt;+=&lt;/span&gt; rk21 &lt;span style=&quot;color:#676767&quot;&gt;*&lt;/span&gt; fractal&lt;span style=&quot;color:#676767&quot;&gt;-&amp;gt;&lt;/span&gt;mandelbox&lt;span style=&quot;color:#676767&quot;&gt;.&lt;/span&gt;color&lt;span style=&quot;color:#676767&quot;&gt;.&lt;/span&gt;factorSp2&lt;span style=&quot;color:#676767&quot;&gt;;&lt;/span&gt;

  &lt;span style=&quot;color:#2e8b57; font-weight:bold&quot;&gt;if&lt;/span&gt; &lt;span style=&quot;color:#676767&quot;&gt;(&lt;/span&gt;fractal&lt;span style=&quot;color:#676767&quot;&gt;-&amp;gt;&lt;/span&gt;mandelbox&lt;span style=&quot;color:#676767&quot;&gt;.&lt;/span&gt;mainRotationEnabled&lt;span style=&quot;color:#676767&quot;&gt;)&lt;/span&gt; z &lt;span style=&quot;color:#676767&quot;&gt;=&lt;/span&gt; fractal&lt;span style=&quot;color:#676767&quot;&gt;-&amp;gt;&lt;/span&gt;mandelbox&lt;span style=&quot;color:#676767&quot;&gt;.&lt;/span&gt;mainRot&lt;span style=&quot;color:#676767&quot;&gt;.&lt;/span&gt;&lt;span style=&quot;color:#00008f&quot;&gt;RotateVector&lt;/span&gt;&lt;span style=&quot;color:#676767&quot;&gt;(&lt;/span&gt;z&lt;span style=&quot;color:#676767&quot;&gt;);&lt;/span&gt;
  z &lt;span style=&quot;color:#676767&quot;&gt;=&lt;/span&gt; z &lt;span style=&quot;color:#676767&quot;&gt;*&lt;/span&gt; fractal&lt;span style=&quot;color:#676767&quot;&gt;-&amp;gt;&lt;/span&gt;mandelbox&lt;span style=&quot;color:#676767&quot;&gt;.&lt;/span&gt;scale&lt;span style=&quot;color:#676767&quot;&gt;;&lt;/span&gt;

  aux&lt;span style=&quot;color:#676767&quot;&gt;.&lt;/span&gt;DE &lt;span style=&quot;color:#676767&quot;&gt;=&lt;/span&gt; aux&lt;span style=&quot;color:#676767&quot;&gt;.&lt;/span&gt;DE &lt;span style=&quot;color:#676767&quot;&gt;*&lt;/span&gt; &lt;span style=&quot;color:#00008f&quot;&gt;fabs&lt;/span&gt;&lt;span style=&quot;color:#676767&quot;&gt;(&lt;/span&gt;fractal&lt;span style=&quot;color:#676767&quot;&gt;-&amp;gt;&lt;/span&gt;mandelbox&lt;span style=&quot;color:#676767&quot;&gt;.&lt;/span&gt;scale&lt;span style=&quot;color:#676767&quot;&gt;) +&lt;/span&gt; &lt;span style=&quot;color:#ff1493&quot;&gt;1.0&lt;/span&gt;&lt;span style=&quot;color:#676767&quot;&gt;;&lt;/span&gt;
&lt;span style=&quot;color:#676767&quot;&gt;}&lt;/span&gt;
&lt;/pre&gt;
&lt;/body&gt;</string>
        </property>
        <property name="wordWrap">
         <bool>true</bool>
        </property>
        <property name="openExternalLinks">
         <bool>true</bool>
        </property>
        <property name="textInteractionFlags">
         <set>Qt::LinksAccessibleByMouse|Qt::TextSelectableByMouse</set>
        </property>
       </widget>
      </item>
     </layout>
    </widget>
   </item>
   <item>
    <spacer name="verticalSpacer_2">
     <property name="orientation">
      <enum>Qt::Vertical</enum>
     </property>
     <property name="sizeHint" stdset="0">
      <size>
       <width>20</width>
       <height>40</height>
      </size>
     </property>
    </spacer>
   </item>
  </layout>
 </widget>
 <customwidgets>
  <customwidget>
   <class>MyGroupBox</class>
   <extends>QGroupBox</extends>
   <header>my_group_box.h</header>
   <container>1</container>
  </customwidget>
  <customwidget>
   <class>MyDoubleSpinBox</class>
   <extends>QDoubleSpinBox</extends>
   <header>my_double_spin_box.h</header>
  </customwidget>
 </customwidgets>
 <tabstops>
  <tabstop>spinbox_mandelbox_scale</tabstop>
  <tabstop>spinbox_mandelbox_sharpness</tabstop>
  <tabstop>spinbox_mandelbox_folding_limit</tabstop>
  <tabstop>spinbox_mandelbox_folding_value</tabstop>
  <tabstop>spinbox_mandelbox_folding_fixed_radius</tabstop>
  <tabstop>spinbox_mandelbox_folding_min_radius</tabstop>
  <tabstop>groupCheck_mandelbox_main_rotation_enabled</tabstop>
  <tabstop>spinboxd3_mandelbox_rotation_main_y</tabstop>
  <tabstop>spinbox_mandelbox_color_R</tabstop>
  <tabstop>spinbox3_mandelbox_color_x</tabstop>
  <tabstop>spinbox3_mandelbox_color_y</tabstop>
  <tabstop>spinbox3_mandelbox_color_z</tabstop>
  <tabstop>spinbox_mandelbox_color_Sp1</tabstop>
  <tabstop>spinbox_mandelbox_color_Sp2</tabstop>
 </tabstops>
 <resources/>
 <connections/>
</ui>
